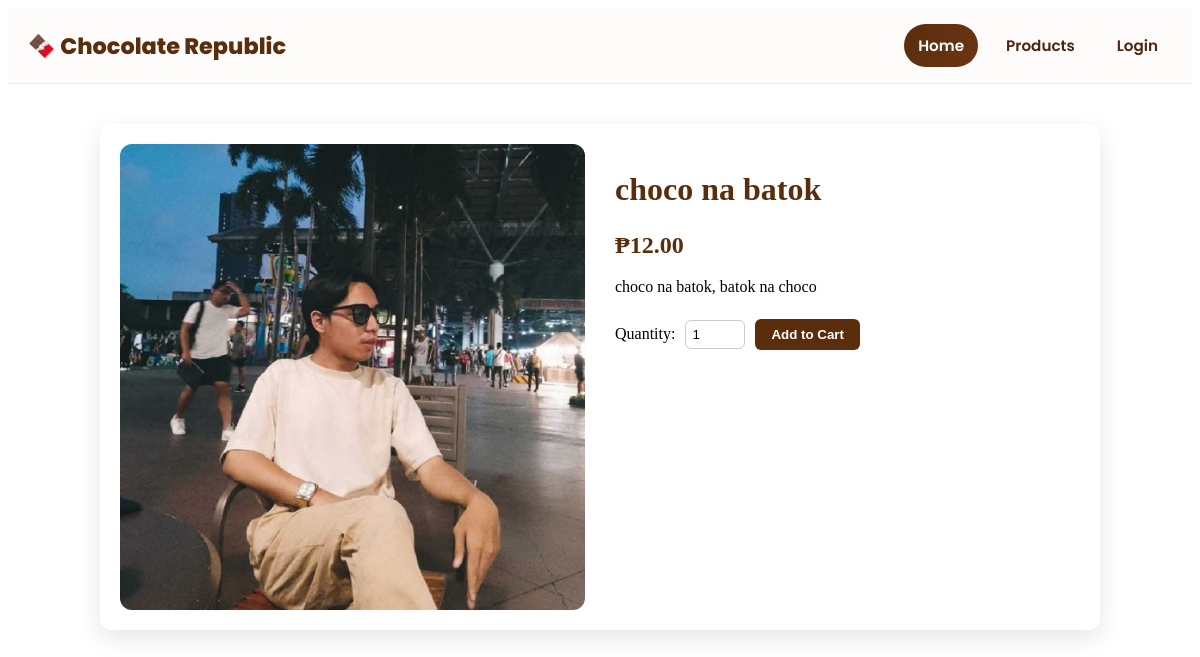
Screenshot of /product.php?id=5 with the database file from the repository.
### tables this page shows
CREATE TABLE `products` (
  `id` int(11) NOT NULL,
  `name` varchar(100) NOT NULL,
  `description` text DEFAULT NULL,
  `price` decimal(10,2) NOT NULL,
  `image` varchar(255) DEFAULT NULL,
  `stock` int(11) DEFAULT 0,
  `created_at` timestamp NOT NULL DEFAULT current_timestamp()
);

### product.php (the view, shortened to what this page needs)
<?php
require_once __DIR__ . '/db.php';
$id = (int)($_GET['id'] ?? 0);
$stmt = $conn->prepare("SELECT * FROM products WHERE id = ?");
$stmt->bind_param('i', $id);
$stmt->execute();
$product = $stmt->get_result()->fetch_assoc();
include __DIR__ . '/includes/header.php';
?>
<?php if ($product): ?>
<section class="product-page">
    <div class="product-container">
        <?php
        $imgPath = !empty($product['image']) ? 'images/' . basename($product['image']) : 'images/0.png';
        ?>
        <div class="product-image">
            <img src="<?= htmlspecialchars($imgPath) ?>" alt="<?= htmlspecialchars($product['name']) ?>">
        </div>
        <div class="product-details">
            <h2><?= htmlspecialchars($product['name']) ?></h2>
            <p class="price">₱<?= number_format((float)$product['price'], 2) ?></p>
            <?php if (!empty($product['description'])): ?>
                <p class="description"><?= nl2br(htmlspecialchars($product['description'])) ?></p>
            <?php endif; ?>
            <?php if ((int)$product['stock'] > 0): ?>
            <form method="post" action="cart_add.php">
                <label for="quantity">Quantity:</label>
                <input type="number" name="quantity" id="quantity" min="1" max="<?= (int)$product['stock'] ?>" value="1">
                <button type="submit">Add to Cart</button>
            </form>
            <?php else: ?>
                <p class="out-of-stock">Out of stock</p>
            <?php endif; ?>
        </div>
    </div>
</section>
<?php else: ?>
<p style="padding:20px;">Product not found.</p>
<?php endif; ?>

### product.php (style rules this page uses)
.product-page { max-width: 1000px; margin: 40px auto; padding: 0 20px; }
.product-container { display: flex; flex-wrap: wrap; gap: 30px; background: #fff; padding: 20px; border-radius: 12px; box-shadow: 0 8px 25px rgba(0,0,0,0.1); }
.product-image { flex: 1 1 300px; text-align: center; }
.product-image img { max-width: 100%; height: auto; border-radius: 12px; object-fit: cover; }
.product-details { flex: 1 1 300px; }
.product-details h2 { color: #5a2d0c; margin-bottom: 15px; font-size: 2rem; }
.product-details .price { color: #5a2d0c; font-weight: 700; font-size: 1.5rem; margin-bottom: 15px; }
.product-details .description { margin-bottom: 20px; line-height: 1.5; }
.product-details form { display: flex; align-items: center; gap: 10px; }
.product-details input[type="number"] { width: 60px; padding: 6px; border-radius: 6px; border: 1px solid #ccc; }
.product-details button { background: #5a2d0c; color: #fff; border: none; padding: 8px 16px; border-radius: 6px; font-weight: 600; cursor: pointer; transition: background 0.2s; }

### rows the page displays
products: image (picture), name "choco na batok", price "12.00", description "choco na batok, batok na choco"
